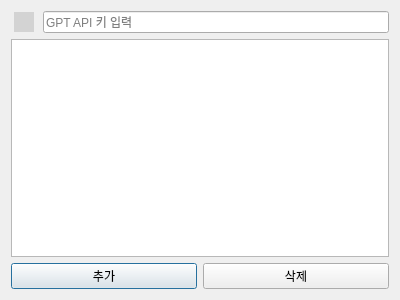
<?xml version="1.0" encoding="UTF-8"?>
<ui version="4.0">
 <class>GptApiKeyReview</class>
 <widget class="QDialog" name="GptApiKeyReview">
  <property name="geometry">
   <rect>
    <x>0</x>
    <y>0</y>
    <width>400</width>
    <height>300</height>
   </rect>
  </property>
  <property name="windowTitle">
   <string>GPT API Key Review</string>
  </property>
  <layout class="QGridLayout" name="gridLayout">
   <item row="0" column="0">
    <layout class="QHBoxLayout" name="horizontalLayout_2">
     <item>
      <widget class="QCheckBox" name="checkBox">
       <property name="styleSheet">
        <string notr="true">QCheckBox::indicator {
    width: 20px;
    height: 20px;
    subcontrol-position: center;
}

QCheckBox::indicator:checked {
    background-color: green;
}

QCheckBox::indicator:unchecked {
    background-color: lightgray;
}
</string>
       </property>
       <property name="text">
        <string/>
       </property>
      </widget>
     </item>
     <item>
      <widget class="QLineEdit" name="apiKeyLineEdit">
       <property name="placeholderText">
        <string>GPT API 키 입력</string>
       </property>
      </widget>
     </item>
    </layout>
   </item>
   <item row="1" column="0">
    <widget class="QTableWidget" name="wGptApiKeyList">
     <property name="editTriggers">
      <set>QAbstractItemView::NoEditTriggers</set>
     </property>
     <property name="selectionBehavior">
      <enum>QAbstractItemView::SelectRows</enum>
     </property>
     <property name="rowCount">
      <number>0</number>
     </property>
     <property name="columnCount">
      <number>0</number>
     </property>
    </widget>
   </item>
   <item row="2" column="0">
    <layout class="QHBoxLayout" name="horizontalLayout">
     <item>
      <widget class="QPushButton" name="addButton">
       <property name="text">
        <string>추가</string>
       </property>
      </widget>
     </item>
     <item>
      <widget class="QPushButton" name="deleteButton">
       <property name="text">
        <string>삭제</string>
       </property>
      </widget>
     </item>
    </layout>
   </item>
  </layout>
 </widget>
 <resources/>
 <connections/>
</ui>
